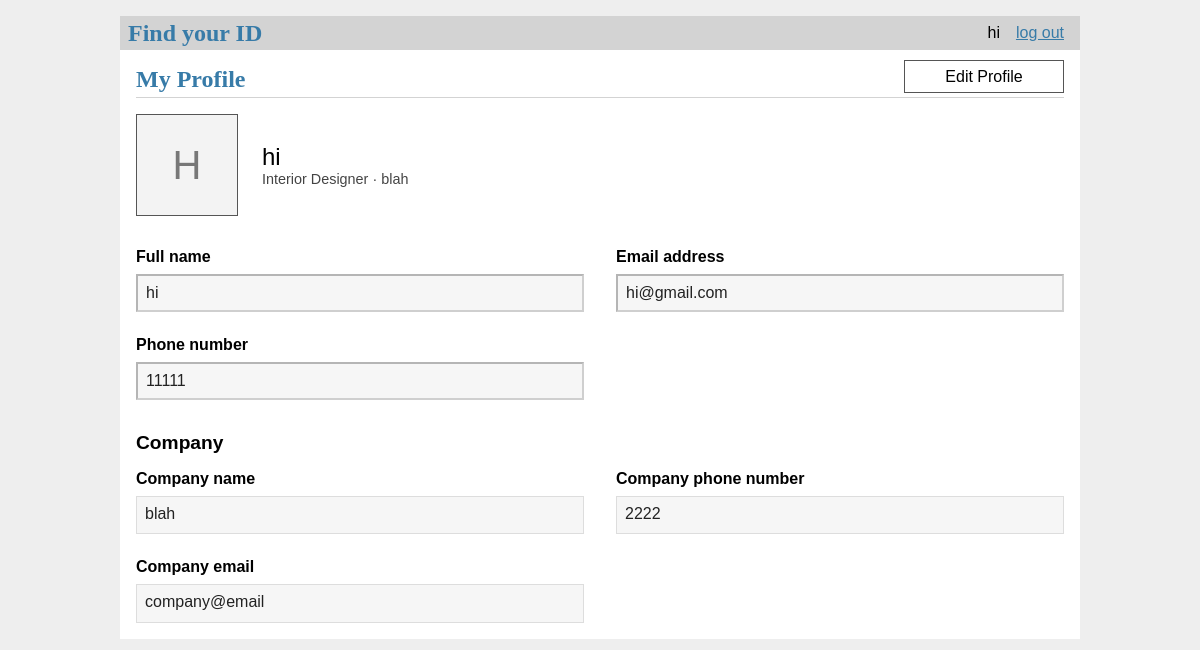
The page /profile (signed in) on the database its author committed.
### tables this page shows
CREATE TABLE user(
    id integer primary key autoincrement,
    name text not null,
    password text not null,
    email text unique not null,
    phone text not null,                       -- text keeps leading zeros / +65
    Usertype text not null
        check (Usertype in ('designer', 'customer', 'manager')),
    created timestamp not null default current_timestamp
);

CREATE TABLE company(
    companyID integer primary key autoincrement,
    companyName text not null,
    companyLine text unique not null,
    companyEmail text
);

### idfinder/boundaries/designer.py (the view)
    @bp.route('/profile')
    @login_required
    @designer_required
    def profile():
        return render_template('designer/profile.html', editing=False, form={},
                        profile=designer_boundary.controller().get_profile(g.user['id']))

### idfinder/boundaries/auth.py (called while the page is built)
    @bp.before_app_request
    def load_logged_in_user():
        user_id = session.get('user_id')
        if user_id is None:
            g.user = None
        else:
            g.user = auth_control.get_user(user_id)  # g.user lasts for the length of the request

### idfinder/boundaries/designer.py (called while the page is built)
    def login_required(view):
        @functools.wraps(view)
        def wrapped_view(**kwargs):
            if g.user is None:
                return redirect(url_for('auth.login'))
            return view(**kwargs)
        return wrapped_view

    def designer_required(view):
        @functools.wraps(view)
        def wrapped_view(**kwargs):
            if g.user['Usertype'] != 'designer':
                abort(403)
            return view(**kwargs)
        return wrapped_view

    def controller():
        return PortfolioController(current_app.config['UPLOAD_FOLDER'])

### idfinder/controller/auth_controller.py (called while the page is built)
    @staticmethod
    def get_user(user_id):
        return Users.get_info(user_id)

### idfinder/controller/portfolio_controller.py (called while the page is built)
    def get_profile(self, designer_id):
        profile = designers.get_profile(designer_id)
        if profile is None:
            raise NotFoundError("Designer profile not found.")
        return profile

### idfinder/db.py (called while the page is built)
def get_db(): #called when app has been created and is handling a request
    if 'db' not in g:
        g.db = sqlite3.connect( #establishes connection to the file pointed by DATABASE in create_app in __init__.py
            current_app.config['DATABASE'],
            detect_types=sqlite3.PARSE_DECLTYPES
        )
        g.db.row_factory = sqlite3.Row #tells the connection to return rows that behave like dicts --> columns can be accessed by name
    return g.db

### idfinder/entities/user.py (called while the page is built)
    @staticmethod
    def get_info(id):
        return get_db().execute('SELECT * FROM user WHERE id = ?', (id,)).fetchone()

    @staticmethod
    def get_profile(id):
        return get_db().execute(
            'SELECT u.id, u.name, u.email, u.phone, u.created,'
            ' c.companyName, c.companyLine, c.companyEmail'
            ' FROM user u JOIN designer d ON d.userID = u.id'
            ' LEFT JOIN company c ON c.companyID = d.companyID'
            ' WHERE u.id = ?', (id,)).fetchone()

### idfinder/templates/designer/profile.html (shortened to what this page needs)
{% extends 'base.html' %}
{% block header %}
  <h1>{% block title %}My Profile{% endblock %}</h1>
  {% if not editing %}
    <a class="action profile-button" href="{{ url_for('designer.edit_profile') }}">Edit Profile</a>
  {% endif %}
{% endblock %}
{% block content %}
  {% set v_name = form.get('name', profile['name']) %}
  {% set v_email = form.get('email', profile['email']) %}
  {% set v_phone = form.get('phone', profile['phone']) %}
  <div class="profile-summary">
    <div class="profile-avatar" aria-hidden="true">{{ (profile['name'] or '?')[:1]|upper }}</div>
    <div>
      <div class="profile-name">{{ profile['name'] }}</div>
      <div class="profile-role">Interior Designer{% if profile['companyName'] %} &middot; {{ profile['companyName'] }}{% endif %}</div>
    </div>
  </div>
  <form method="post">
    <fieldset class="profile-fieldset" {{ '' if editing else 'disabled' }}>
      <div class="profile-fields">
        <div class="profile-field">
          <label for="name">Full name</label>
          <input name="name" id="name" value="{{ v_name }}" required>
        </div>
        <div class="profile-field">
          <label for="email">Email address</label>
          <input type="email" name="email" id="email" value="{{ v_email }}" required>
        </div>
        <div class="profile-field">
          <label for="phone">Phone number</label>
          <input name="phone" id="phone" value="{{ v_phone }}" required>
        </div>
      </div>
    </fieldset>
  </form>
  <h2 class="profile-section-title">Company</h2>
  <div class="profile-fields">
    <div class="profile-field">
      <span class="profile-label">Company name</span>
      <div class="profile-readonly">{{ profile['companyName'] or '' }}</div>
    </div>
    <div class="profile-field">
      <span class="profile-label">Company phone number</span>
      <div class="profile-readonly">{{ profile['companyLine'] or '' }}</div>
    </div>
    <div class="profile-field">
      <span class="profile-label">Company email</span>
      <div class="profile-readonly">{{ profile['companyEmail'] or '' }}</div>
    </div>
  </div>
{% endblock %}

### idfinder/templates/base.html (shortened to what this page needs)
<!DOCTYPE html>
<link rel="stylesheet" href="{{url_for('static', filename='style.css')}}">
<nav>
    <h1>Find your ID</h1>
    <ul>
        {% if g.user %}
            <li><span>{{g.user['name']}}</span></li>
            <li><a href="{{url_for('auth.log_out_user')}}">log out</a></li>
        {% else %}
            <li><a href="{{url_for('auth.register')}}">register</a></li>
            <li><a href="{{url_for('auth.login')}}">log in</a></li>
        {% endif %}
    </ul>
</nav>
<section class="content">
    <header>
        {% block header %}{% endblock %}
    </header>
    {% block content %}{% endblock %}
</section>

### idfinder/static/style.css (style rules this page uses)
h1 { font-family: serif; color: #377ba8; margin: 1rem 0; }
a { color: #377ba8; }
nav { background: lightgray; display: flex; align-items: center; padding: 0 0.5rem; }
nav h1 { flex: auto; margin: 0; }
nav ul { display: flex; list-style: none; margin: 0; padding: 0; }
nav ul li a, nav ul li span, header .action { display: block; padding: 0.5rem; }
.content { padding: 0 1rem 1rem; }
.content > header { border-bottom: 1px solid lightgray; display: flex; align-items: flex-end; }
.content > header h1 { flex: auto; margin: 1rem 0 0.25rem 0; }
.content:last-child { margin-bottom: 0; }
.content form { margin: 1em 0; display: flex; flex-direction: column; }
.content label { font-weight: bold; margin-bottom: 0.5em; }
.content input, .content textarea { margin-bottom: 1em; }
.profile-button { display: inline-block; box-sizing: border-box; min-width: 10em; padding: 0.4rem 1rem; border: 1px solid #555; background: white; color: inherit; font: inherit; text-align: center; text-decoration: none; cursor: pointer; }
header .action.profile-button { padding: 0.4rem 1.5rem; margin-bottom: 0.25rem; }
.profile-summary { display: flex; align-items: center; gap: 1.5rem; margin: 1rem 0 2rem; }
.profile-avatar { display: grid; place-items: center; width: 100px; height: 100px; border: 1px solid #555; background: #f3f3f3; color: #777; font-size: 2.5rem; }
.profile-name { font-size: 1.5rem; }
.profile-role { color: #444; font-size: 0.9rem; }
.profile-fieldset { border: 0; padding: 0; margin: 0; min-width: 0; }
.profile-fields { display: grid; grid-template-columns: 1fr 1fr; gap: 1.5rem 2rem; }
.profile-field { display: flex; flex-direction: column; }
.content .profile-field input, .content .profile-field select { width: 100%; box-sizing: border-box; padding: 0.5rem; margin-bottom: 0; font: inherit; }
.profile-fieldset:disabled input, .profile-fieldset:disabled select { background: #f6f6f6; color: #222; opacity: 1; }
.profile-label { font-weight: bold; margin-bottom: 0.5em; }
.profile-readonly { box-sizing: border-box; min-height: 2.4rem; padding: 0.5rem; border: 1px solid #ddd; background: #f6f6f6; color: #222; overflow-wrap: anywhere; }
.profile-section-title { margin: 2rem 0 1rem; font-size: 1.2rem; }

### rows shown on the page
user: user.name "hi", name "H", name "hi", email "hi@gmail.com", phone "11111"
company: companyName "blah", companyLine "2222", companyEmail "company@email"
